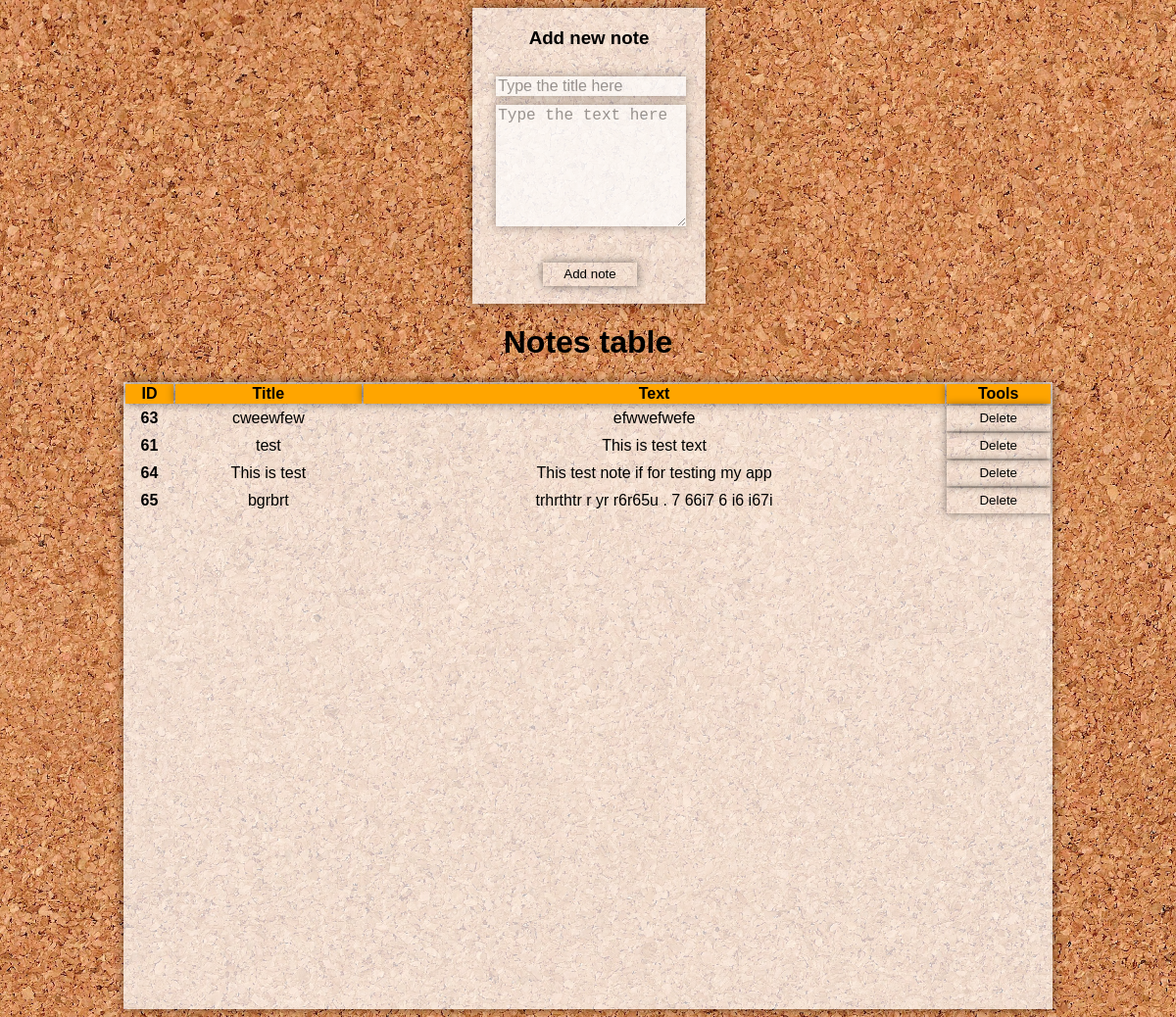
/, run on an earlier commit of the app's database.
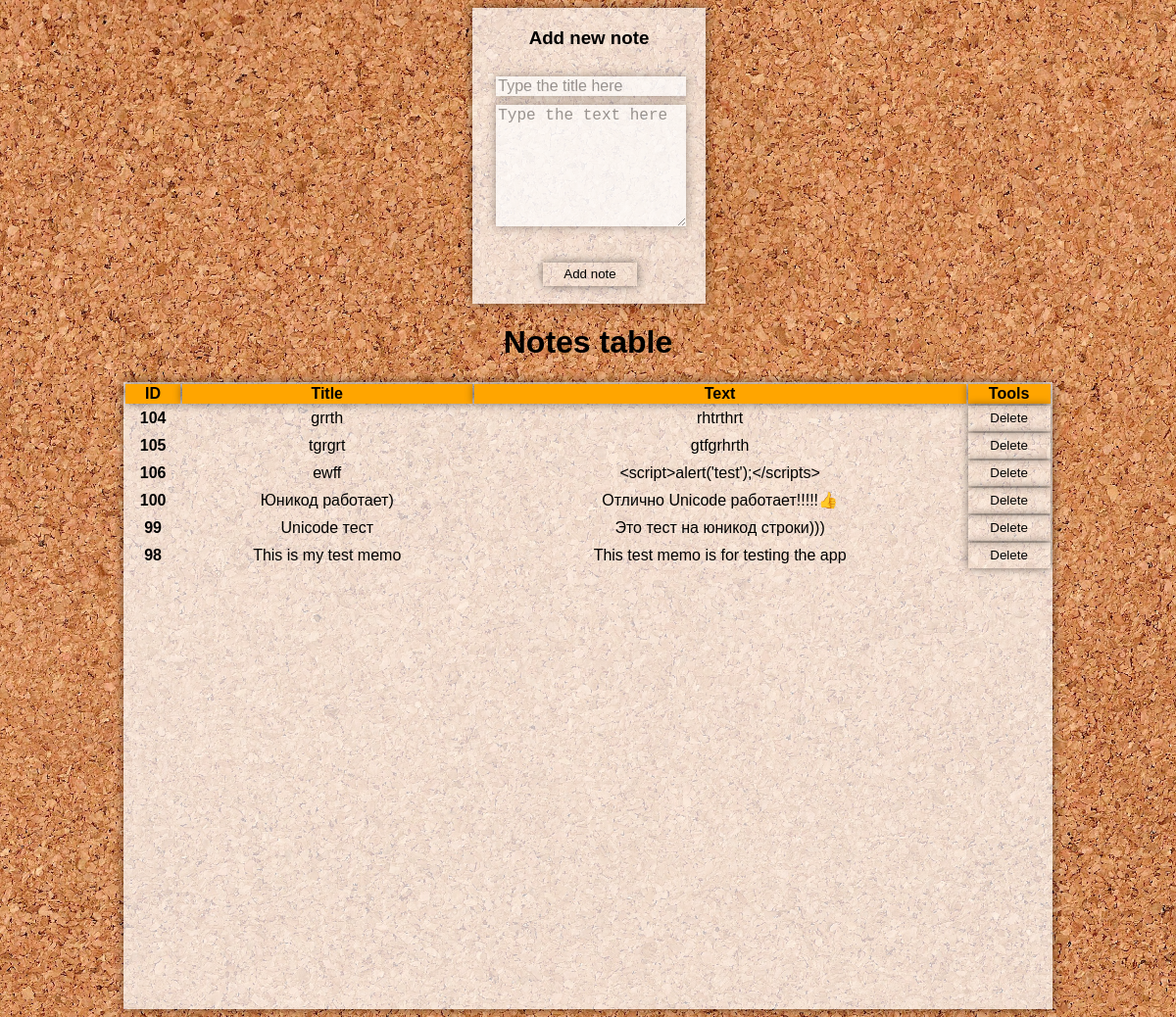
And on a later commit of the database.
### memos/models.py (models this page shows, shortened)
class Memo(models.Model):
    title = models.CharField(max_length = 200)
    text = models.TextField()
    words = models.IntegerField(default = 0)
    class Meta:
        ordering = ['words']
        verbose_name = 'Заметка'
        verbose_name_plural = 'Заметки'

### memos/views.py (the view)
# urls.py: path('', views.Index, name='Index'),
def Index(request):
	memos = Memo.objects.all().order_by('words')
	return render(request, 'memos/base.html', {
		'notes': memos,
	})

### memos/templates/memos/base.html (shortened to what this page needs)
<!DOCTYPE html>
{% load static %}
<html>
<head>
	<link rel="stylesheet" type="text/css" href="{% static 'style.css' %}" />
</head>
<body>
	<form class="add_form">
		<h3 class="table_header">Add new note</h3>
		<input type="text" id="title_text" name="title" placeholder="Type the title here" required>
		<textarea class="content_text" id="content_text" type="textarea" name="text" placeholder="Type the text here" required></textarea>
		<div class="form_footer">
			<button class="submit_button" id="add_note" type="button">Add note</button>
		</div>
	</form>
	<h1 class="table_header">Notes table</h1>
	<div class="container">
		<table class="note_table" id="note_cont">
			<tr>
				<th>ID</th>
				<th>Title</th>
				<th>Text</th>
				<th>Tools</th>
			</tr>
				{% for note in notes %}
					<tr>
						<td><strong>{{ note.id }}</strong></td>
						<td>{{ note.title }}</td>
						<td>{{ note.text }}</td>
						<td><button type="button" class="del_button" id="{{ note.id }}">Delete</button></td>
					</tr>
				{% endfor %}
		</table>
	</div>
</body>
</html>

### memos/static/style.css (style rules this page uses)
body { font-family: arial; background-size: cover; overflow-x: hidden; background-repeat: no-repeat; background-image: url("../media/background.jpg"); }
.add_form { position: relative; width: 20%; height: 30vh; min-height: 300px; left: 40%; box-shadow: 0 0 10px rgba(0,0,0,0.5); padding: 1px; background: rgba(255, 255, 255, 0.7); }
input, textarea { position: relative; width: 80%; left: 10%; margin-top: 4%; box-shadow: 0 0 10px rgba(0,0,0,0.5); opacity: 0.7; font-size: 1rem; border: none; background-color: none; }
.content_text { height: 40%; }
.form_footer { position: absolute; width: 100%; height: 20%; bottom: 0; }
.submit_button { position: absolute; width: 40%; height: 40%; left: 30%; top: 30%; border: none; background: none; box-shadow: 0 0 10px rgba(0,0,0,0.5); }
.container { position: relative; width: 80%; height: 80vh; left: 10%; overflow-y: auto; background: rgba(255, 255, 255, 0.7); }
.note_table { position: absolute; width: 100%; }
th, .del_button, .container { box-shadow: 0 0 10px rgba(0,0,0,0.5); }
th { background-color: #FFA500; }
td, th { position: relative; text-align: center; }
td { height: 3vh; }
.del_button { position: absolute; width: 100%; height: 100%; left: 0; top: 0; background: none; border: none; }
.table_header { text-align: center; }

What changed in the data, as far as the page shows it:
removed Memo: id "63", title "cweewfew", text "efwwefwefe"
removed Memo: id "61", title "test", text "This is test text"
removed Memo: id "64", title "This is test", text "This test note if for testing my app"
removed Memo: id "65", title "bgrbrt", text "trhrthtr r yr r6r65u . 7 66i7 6 i6 i67i"
added Memo: id "104", title "grrth", text "rhtrthrt"
added Memo: id "105", title "tgrgrt", text "gtfgrhrth"
added Memo: id "106", title "ewff", text "<script>alert('test');</scripts>"
added Memo: id "100", title "Юникод работает)", text "Отлично Unicode работает!!!!!👍"
added Memo: id "99", title "Unicode тест", text "Это тест на юникод строки)))"
added Memo: id "98", title "This is my test memo", text "This test memo is for testing the app"
